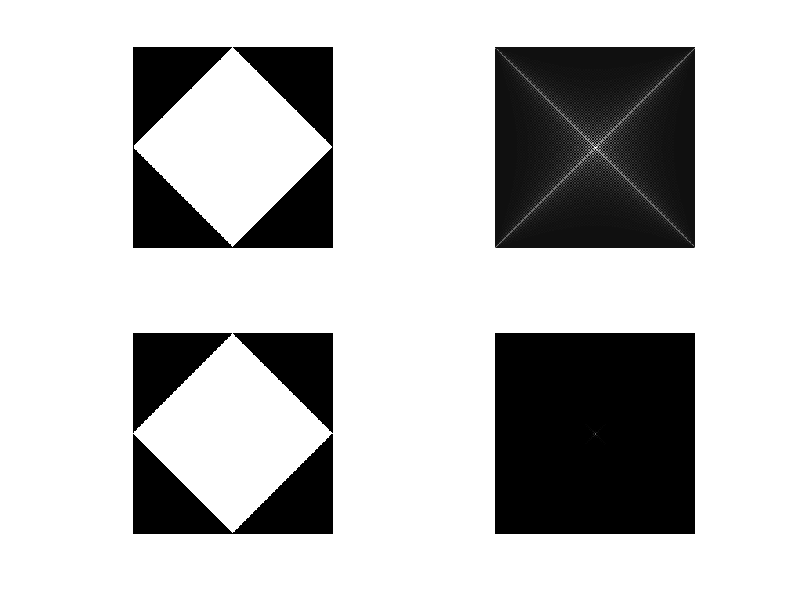

The MATLAB source for this figure:
function convalve_filter_in_lozenge()
a = zeros(256,256);
for i=1:256
    for j=1:256
        if(128<i+j && i+j<128+256 && -128<i-j && i-j<128)
            a(i,j) = 1;
        end
    end
end
subplot(2,2,1);
imshow(a)
af = fftshift(fft2(a));
B = log(1+abs(af));
f = max(B(:));
subplot(2,2,2);
imshow(B/f);


subplot(2,2,3);
imshow(a)
af = fftshift(fft2(a));
B = abs(af);
f = max(B(:));
subplot(2,2,4);
imshow(B/f);